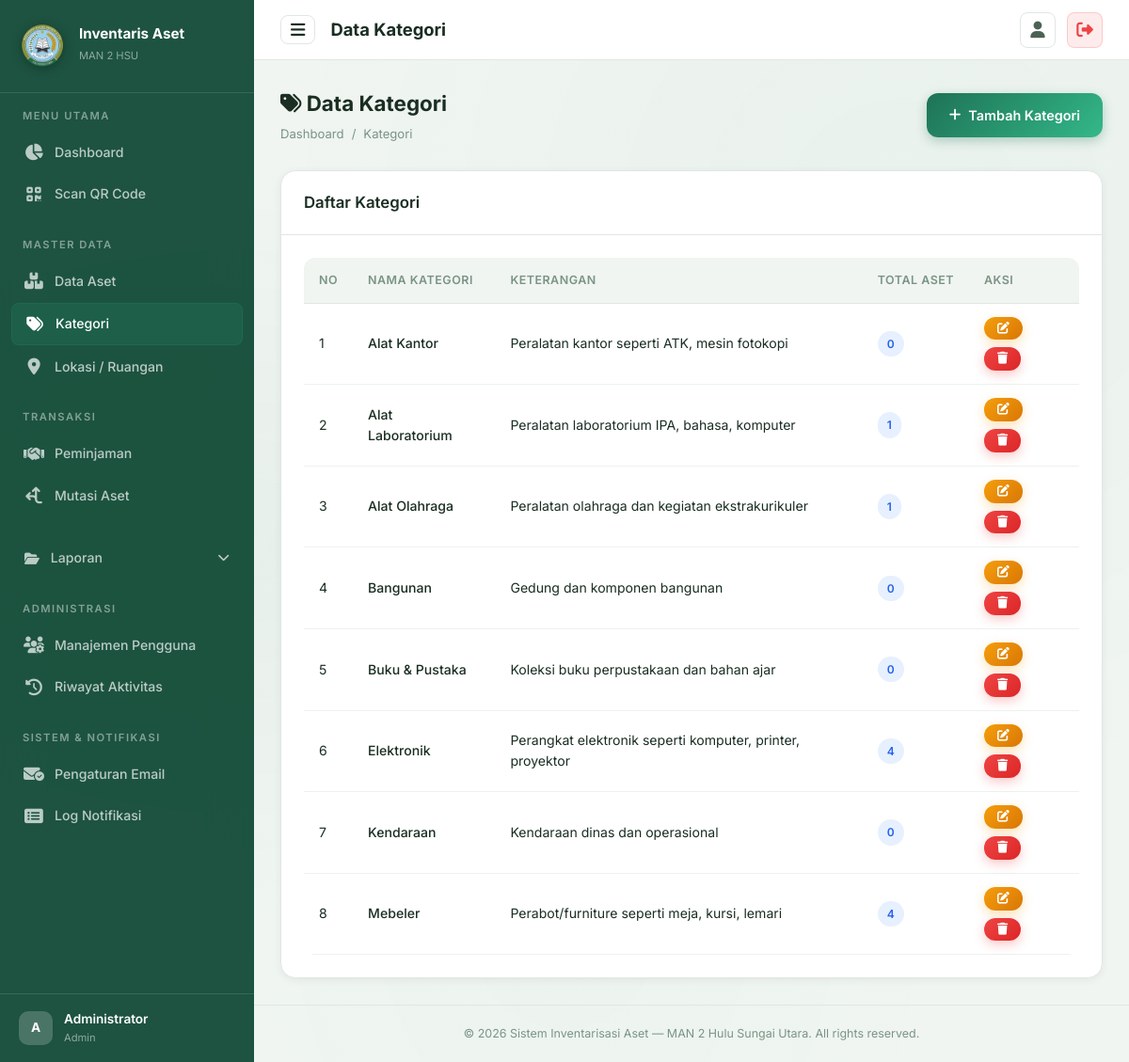
Page /pages/kategori/index.php (signed in) on the earlier database version.
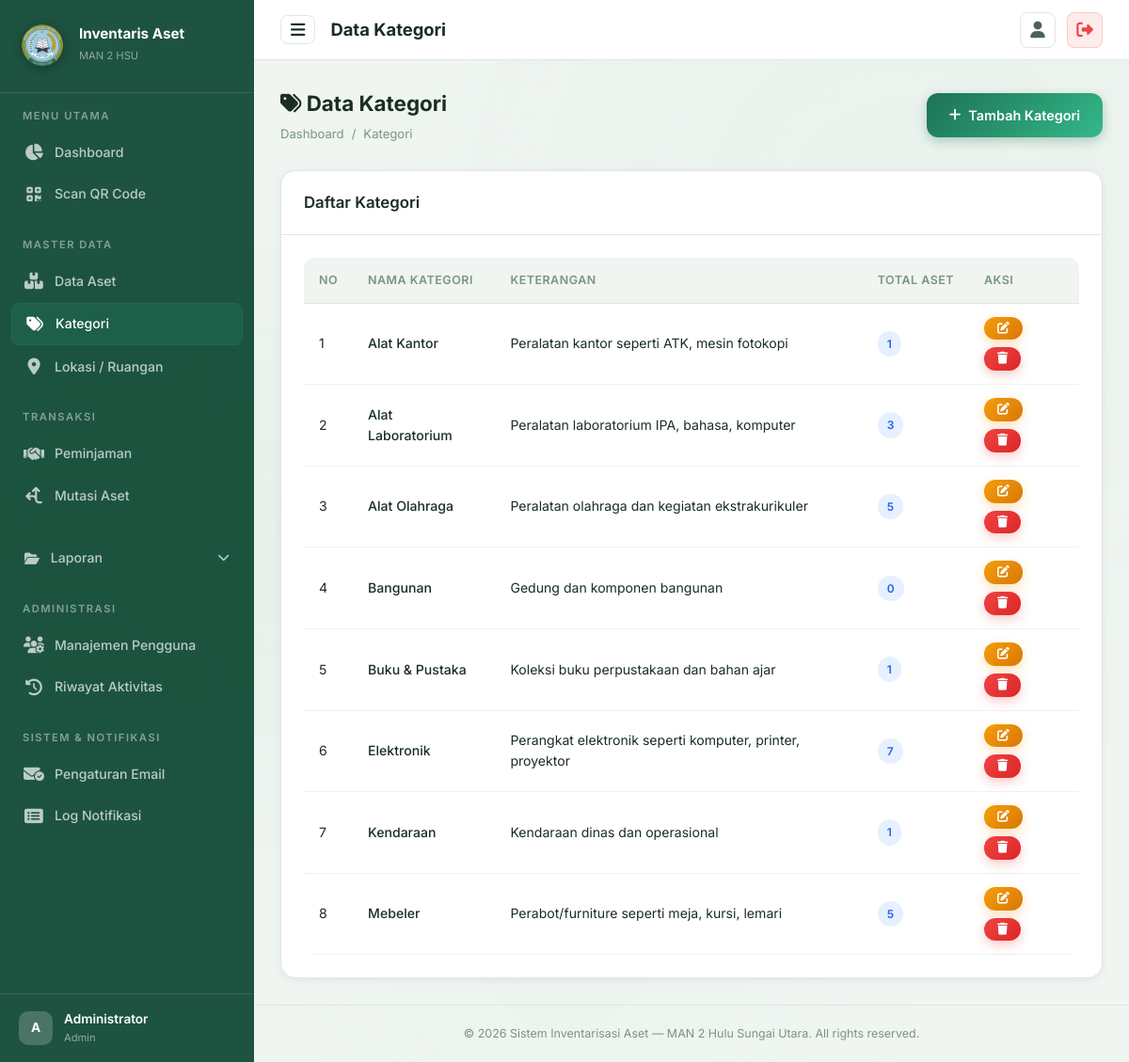
Same page on the later database version.
### tables this page shows
CREATE TABLE `kategori` (
  `id` int NOT NULL AUTO_INCREMENT,
  `nama_kategori` varchar(100) NOT NULL,
  `keterangan` text,
  `created_at` timestamp NULL DEFAULT CURRENT_TIMESTAMP,
  PRIMARY KEY (`id`)
);

### pages/kategori/index.php (the view, shortened to what this page needs)
<?php
$pdo = getConnection();
$kategoriList = $pdo->query("SELECT k.*, (SELECT COUNT(*) FROM aset WHERE id_kategori = k.id AND deleted_at IS NULL) as total_aset FROM kategori k ORDER BY k.nama_kategori")->fetchAll();
require_once __DIR__ . '/../../includes/header.php';
require_once __DIR__ . '/../../includes/sidebar.php';
?>
<div class="page-header">
    <div>
        <h2><i class="fas fa-tags"></i> Data Kategori</h2>
        <div class="breadcrumb">
            <a href="<?= BASE_URL ?>/dashboard">Dashboard</a><span class="separator">/</span><span>Kategori</span>
        </div>
    </div>
    <a href="<?= BASE_URL ?>/kategori/tambah" class="btn btn-primary"><i class="fas fa-plus"></i> Tambah Kategori</a>
</div>
<div class="card animate-fadeInUp">
    <div class="card-header"><h3>Daftar Kategori</h3></div>
    <div class="card-body">
        <div class="table-wrapper">
            <table>
                <thead><tr><th>No</th><th>Nama Kategori</th><th>Keterangan</th><th>Total Aset</th><th>Aksi</th></tr></thead>
                <tbody>
                    <?php if (empty($kategoriList)): ?>
                        <tr><td colspan="5" class="text-center text-muted">Belum ada data kategori</td></tr>
                    <?php else: foreach ($kategoriList as $i => $k): ?>
                    <tr>
                        <td><?= $i + 1 ?></td>
                        <td style="font-weight:500;"><?= htmlspecialchars($k['nama_kategori']) ?></td>
                        <td><?= htmlspecialchars($k['keterangan'] ?? '-') ?></td>
                        <td><span class="badge badge-info"><?= $k['total_aset'] ?></span></td>
                        <td>
                            <div class="btn-group">
                                <a href="<?= BASE_URL ?>/kategori/edit?id=<?= $k['id'] ?>" class="btn btn-sm btn-warning"><i class="fas fa-edit"></i></a>
                                <a href="javascript:void(0)" onclick="confirmDelete('Hapus kategori <?= htmlspecialchars($k['nama_kategori'], ENT_QUOTES) ?>?', '<?= BASE_URL ?>/pages/kategori/hapus.php', '<?= $k['id'] ?>')" class="btn btn-sm btn-danger"><i class="fas fa-trash"></i></a>
                            </div>
                        </td>
                    </tr>
                    <?php endforeach; endif; ?>
                </tbody>
            </table>
        </div>
    </div>
</div>
<?php require_once __DIR__ . '/../../includes/footer.php'; ?>

Differences in the rows shown:
changed kategori "Alat Kantor": total_aset "0" → "1"
changed kategori "Alat Laboratorium": total_aset "1" → "3"
changed kategori "Alat Olahraga": total_aset "1" → "5"
changed kategori "Buku & Pustaka": total_aset "0" → "1"
changed kategori "Elektronik": total_aset "4" → "7"
changed kategori "Kendaraan": total_aset "0" → "1"
changed kategori "Mebeler": total_aset "4" → "5"
